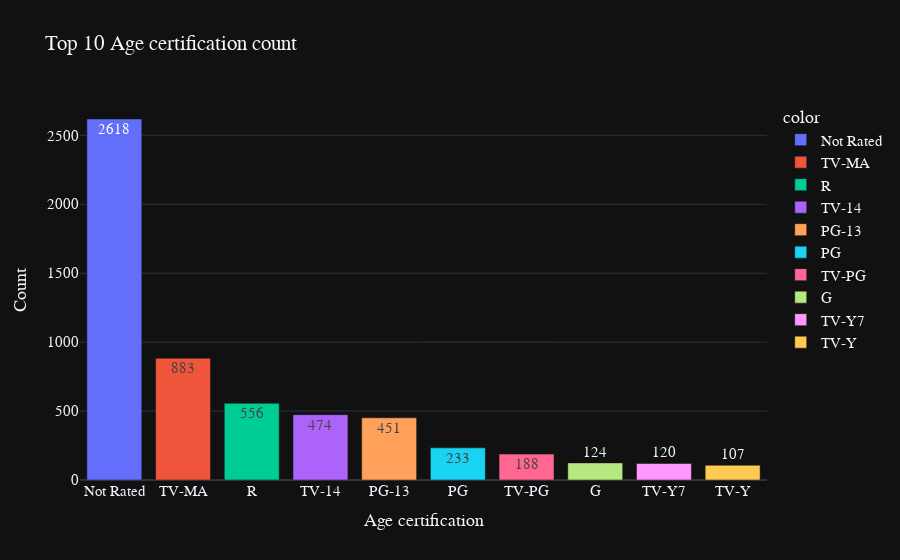

Notebook code cell kept with this figure:
### Markdown cell above
What are the top 10 frequent age certification?

### Code cell
age_count = df["age_certification"].value_counts()[:10]
age_fig = px.bar(y=age_count.values,x=age_count.index,text=age_count.values,title="Top 10 Age certification count",color=age_count.index,template="plotly_dark")
age_fig.update_layout(xaxis_title="Age certification",yaxis_title="Count")
age_fig.update_layout(font = dict(size= 15, family="Franklin Gothic"))
age_fig.show()

### Figure 1 — Plotly figure (JSON) as saved in the notebook; plotly's stock layout.template omitted (floating-point values rounded to 4 significant figures)
{"data": [{"alignmentgroup": "True", "hovertemplate": "color=Not Rated<br>x=%{x}<br>y=%{y}<br>text=%{text}<extra></extra>", "legendgroup": "Not Rated", "marker": {"color": "#636efa", "pattern": {"shape": ""}}, "name": "Not Rated", "offsetgroup": "Not Rated", "orientation": "v", "showlegend": true, "text": [2618], "textposition": "auto", "type": "bar", "x": ["Not Rated"], "xaxis": "x", "y": [2618], "yaxis": "y"}, {"alignmentgroup": "True", "hovertemplate": "color=TV-MA<br>x=%{x}<br>y=%{y}<br>text=%{text}<extra></extra>", "legendgroup": "TV-MA", "marker": {"color": "#EF553B", "pattern": {"shape": ""}}, "name": "TV-MA", "offsetgroup": "TV-MA", "orientation": "v", "showlegend": true, "text": [883], "textposition": "auto", "type": "bar", "x": ["TV-MA"], "xaxis": "x", "y": [883], "yaxis": "y"}, {"alignmentgroup": "True", "hovertemplate": "color=R<br>x=%{x}<br>y=%{y}<br>text=%{text}<extra></extra>", "legendgroup": "R", "marker": {"color": "#00cc96", "pattern": {"shape": ""}}, "name": "R", "offsetgroup": "R", "orientation": "v", "showlegend": true, "text": [556], "textposition": "auto", "type": "bar", "x": ["R"], "xaxis": "x", "y": [556], "yaxis": "y"}, {"alignmentgroup": "True", "hovertemplate": "color=TV-14<br>x=%{x}<br>y=%{y}<br>text=%{text}<extra></extra>", "legendgroup": "TV-14", "marker": {"color": "#ab63fa", "pattern": {"shape": ""}}, "name": "TV-14", "offsetgroup": "TV-14", "orientation": "v", "showlegend": true, "text": [474], "textposition": "auto", "type": "bar", "x": ["TV-14"], "xaxis": "x", "y": [474], "yaxis": "y"}, {"alignmentgroup": "True", "hovertemplate": "color=PG-13<br>x=%{x}<br>y=%{y}<br>text=%{text}<extra></extra>", "legendgroup": "PG-13", "marker": {"color": "#FFA15A", "pattern": {"shape": ""}}, "name": "PG-13", "offsetgroup": "PG-13", "orientation": "v", "showlegend": true, "text": [451], "textposition": "auto", "type": "bar", "x": ["PG-13"], "xaxis": "x", "y": [451], "yaxis": "y"}, {"alignmentgroup": "True", "hovertemplate": "color=PG<br>x=%{x}<br>y=%{y}<br>text=%{text}<extra></extra>", "legendgroup": "PG", "marker": {"color": "#19d3f3", "pattern": {"shape": ""}}, "name": "PG", "offsetgroup": "PG", "orientation": "v", "showlegend": true, "text": [233], "textposition": "auto", "type": "bar", "x": ["PG"], "xaxis": "x", "y": [233], "yaxis": "y"}, {"alignmentgroup": "True", "hovertemplate": "color=TV-PG<br>x=%{x}<br>y=%{y}<br>text=%{text}<extra></extra>", "legendgroup": "TV-PG", "marker": {"color": "#FF6692", "pattern": {"shape": ""}}, "name": "TV-PG", "offsetgroup": "TV-PG", "orientation": "v", "showlegend": true, "text": [188], "textposition": "auto", "type": "bar", "x": ["TV-PG"], "xaxis": "x", "y": [188], "yaxis": "y"}, {"alignmentgroup": "True", "hovertemplate": "color=G<br>x=%{x}<br>y=%{y}<br>text=%{text}<extra></extra>", "legendgroup": "G", "marker": {"color": "#B6E880", "pattern": {"shape": ""}}, "name": "G", "offsetgroup": "G", "orientation": "v", "showlegend": true, "text": [124], "textposition": "auto", "type": "bar", "x": ["G"], "xaxis": "x", "y": [124], "yaxis": "y"}, {"alignmentgroup": "True", "hovertemplate": "color=TV-Y7<br>x=%{x}<br>y=%{y}<br>text=%{text}<extra></extra>", "legendgroup": "TV-Y7", "marker": {"color": "#FF97FF", "pattern": {"shape": ""}}, "name": "TV-Y7", "offsetgroup": "TV-Y7", "orientation": "v", "showlegend": true, "text": [120], "textposition": "auto", "type": "bar", "x": ["TV-Y7"], "xaxis": "x", "y": [120], "yaxis": "y"}, {"alignmentgroup": "True", "hovertemplate": "color=TV-Y<br>x=%{x}<br>y=%{y}<br>text=%{text}<extra></extra>", "legendgroup": "TV-Y", "marker": {"color": "#FECB52", "pattern": {"shape": ""}}, "name": "TV-Y", "offsetgroup": "TV-Y", "orientation": "v", "showlegend": true, "text": [107], "textposition": "auto", "type": "bar", "x": ["TV-Y"], "xaxis": "x", "y": [107], "yaxis": "y"}], "layout": {"barmode": "relative", "font": {"family": "Franklin Gothic", "size": 15}, "legend": {"title": {"text": "color"}, "tracegroupgap": 0}, "title": {"text": "Top 10 Age certification count"}, "xaxis": {"anchor": "y", "domain": [0, 1], "title": {"text": "Age certification"}}, "yaxis": {"anchor": "x", "domain": [0, 1], "title": {"text": "Count"}}}}
